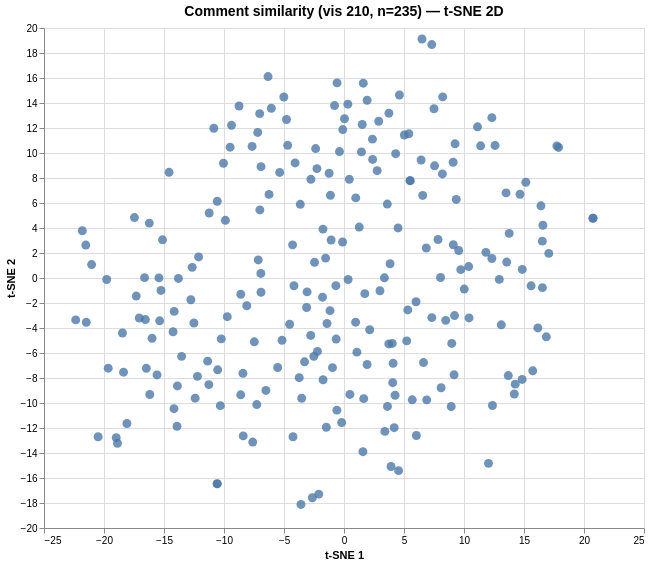

Write a Vega-Lite specification for this figure.
### Vega specification from a JSON file in a GitHub repository (floating-point values rounded to 4 significant figures; data arrays with more than 128 entries replaced by an {"elided": "..."} marker saying what was removed)
{"$schema": "https://vega.github.io/schema/vega/v6.json", "data": [{"name": "param_1e9efca18e7a2868_store"}, {"name": "source_0", "values": {"elided": "235 records"}}, {"name": "source_0_x_domain_dim_1", "values": [{"min": -22.36, "max": 20.76}]}, {"name": "source_0_y_domain_dim_2", "values": [{"min": -18.11, "max": 19.12}]}], "signals": [{"name": "unit", "value": {}, "on": [{"events": "pointermove", "update": "isTuple(group()) ? group() : unit"}]}, {"name": "param_1e9efca18e7a2868", "update": "vlSelectionResolve(\"param_1e9efca18e7a2868_store\", \"union\")"}, {"name": "param_1e9efca18e7a2868_dim_1", "on": [{"events": [{"source": "view", "type": "dblclick"}], "update": "null"}, {"events": {"signal": "param_1e9efca18e7a2868_translate_delta"}, "update": "panLinear(param_1e9efca18e7a2868_translate_anchor.extent_x, -param_1e9efca18e7a2868_translate_delta.x / width)"}, {"events": {"signal": "param_1e9efca18e7a2868_zoom_delta"}, "update": "zoomLinear(domain(\"x\"), param_1e9efca18e7a2868_zoom_anchor.x, param_1e9efca18e7a2868_zoom_delta)"}]}, {"name": "param_1e9efca18e7a2868_dim_2", "on": [{"events": [{"source": "view", "type": "dblclick"}], "update": "null"}, {"events": {"signal": "param_1e9efca18e7a2868_translate_delta"}, "update": "panLinear(param_1e9efca18e7a2868_translate_anchor.extent_y, param_1e9efca18e7a2868_translate_delta.y / height)"}, {"events": {"signal": "param_1e9efca18e7a2868_zoom_delta"}, "update": "zoomLinear(domain(\"y\"), param_1e9efca18e7a2868_zoom_anchor.y, param_1e9efca18e7a2868_zoom_delta)"}]}, {"name": "param_1e9efca18e7a2868_tuple", "on": [{"events": [{"signal": "param_1e9efca18e7a2868_dim_1 || param_1e9efca18e7a2868_dim_2"}], "update": "param_1e9efca18e7a2868_dim_1 && param_1e9efca18e7a2868_dim_2 ? {unit: \"\", fields: param_1e9efca18e7a2868_tuple_fields, values: [param_1e9efca18e7a2868_dim_1,param_1e9efca18e7a2868_dim_2]} : null"}]}, {"name": "param_1e9efca18e7a2868_tuple_fields", "value": [{"field": "dim_1", "channel": "x", "type": "R"}, {"field": "dim_2", "channel": "y", "type": "R"}]}, {"name": "param_1e9efca18e7a2868_translate_anchor", "value": {}, "on": [{"events": [{"source": "scope", "type": "pointerdown"}], "update": "{x: x(unit), y: y(unit), extent_x: domain(\"x\"), extent_y: domain(\"y\")}"}]}, {"name": "param_1e9efca18e7a2868_translate_delta", "value": {}, "on": [{"events": [{"source": "window", "between": [{"source": "scope", "type": "pointerdown"}, {"source": "window", "type": "pointerup"}], "consume": true, "type": "pointermove"}], "update": "{x: param_1e9efca18e7a2868_translate_anchor.x - x(unit), y: param_1e9efca18e7a2868_translate_anchor.y - y(unit)}"}]}, {"name": "param_1e9efca18e7a2868_zoom_anchor", "on": [{"events": [{"source": "scope", "consume": true, "type": "wheel"}], "update": "{x: invert(\"x\", x(unit)), y: invert(\"y\", y(unit))}"}]}, {"name": "param_1e9efca18e7a2868_zoom_delta", "on": [{"events": [{"source": "scope", "type": "wheel", "consume": true}], "update": "pow(1.001, event.deltaY * pow(16, event.deltaMode))", "force": true}]}, {"name": "param_1e9efca18e7a2868_modify", "on": [{"events": {"signal": "param_1e9efca18e7a2868_tuple"}, "update": "modify(\"param_1e9efca18e7a2868_store\", param_1e9efca18e7a2868_tuple, true)"}]}], "marks": [{"type": "symbol", "name": "marks", "from": {"data": "source_0"}, "encode": {"update": {"opacity": {"value": 0.8}, "y": {"field": "dim_2", "scale": "y"}, "shape": {"value": "circle"}, "size": {"value": 80}, "x": {"field": "dim_1", "scale": "x"}, "fill": {"value": "#4c78a8"}, "tooltip": {"signal": "{\"Comment #\": format(datum[\"index\"], \"\"), \"Comment\": isValid(datum[\"comment\"]) ? datum[\"comment\"] : \"\"+datum[\"comment\"]}"}}}, "style": ["circle"], "clip": true, "interactive": true}], "scales": [{"name": "x", "type": "linear", "domain": [{"signal": "(data(\"source_0_x_domain_dim_1\")[0] || {}).min"}, {"signal": "(data(\"source_0_x_domain_dim_1\")[0] || {}).max"}], "range": [0, {"signal": "width"}], "zero": true, "domainRaw": {"signal": "param_1e9efca18e7a2868[\"dim_1\"]"}, "nice": true}, {"name": "y", "type": "linear", "domain": [{"signal": "(data(\"source_0_y_domain_dim_2\")[0] || {}).min"}, {"signal": "(data(\"source_0_y_domain_dim_2\")[0] || {}).max"}], "range": [{"signal": "height"}, 0], "nice": true, "domainRaw": {"signal": "param_1e9efca18e7a2868[\"dim_2\"]"}, "zero": true}], "axes": [{"scale": "x", "aria": false, "tickCount": {"signal": "ceil(width/40)"}, "maxExtent": 0, "gridScale": "y", "orient": "bottom", "minExtent": 0, "ticks": false, "zindex": 0, "grid": true, "labels": false, "domain": false}, {"scale": "y", "orient": "left", "grid": true, "labels": false, "minExtent": 0, "domain": false, "aria": false, "ticks": false, "gridScale": "x", "maxExtent": 0, "tickCount": {"signal": "ceil(height/40)"}, "zindex": 0}, {"scale": "x", "grid": false, "title": "t-SNE 1", "labelFlush": true, "tickCount": {"signal": "ceil(width/40)"}, "orient": "bottom", "zindex": 0, "labelOverlap": true}, {"scale": "y", "labelOverlap": true, "tickCount": {"signal": "ceil(height/40)"}, "zindex": 0, "orient": "left", "title": "t-SNE 2", "grid": false}], "title": {"text": "Comment similarity (vis 210, n=235) — t-SNE 2D", "fontSize": 14, "frame": "group"}, "width": 600, "padding": 5, "height": 500, "style": "cell", "background": "white"}
